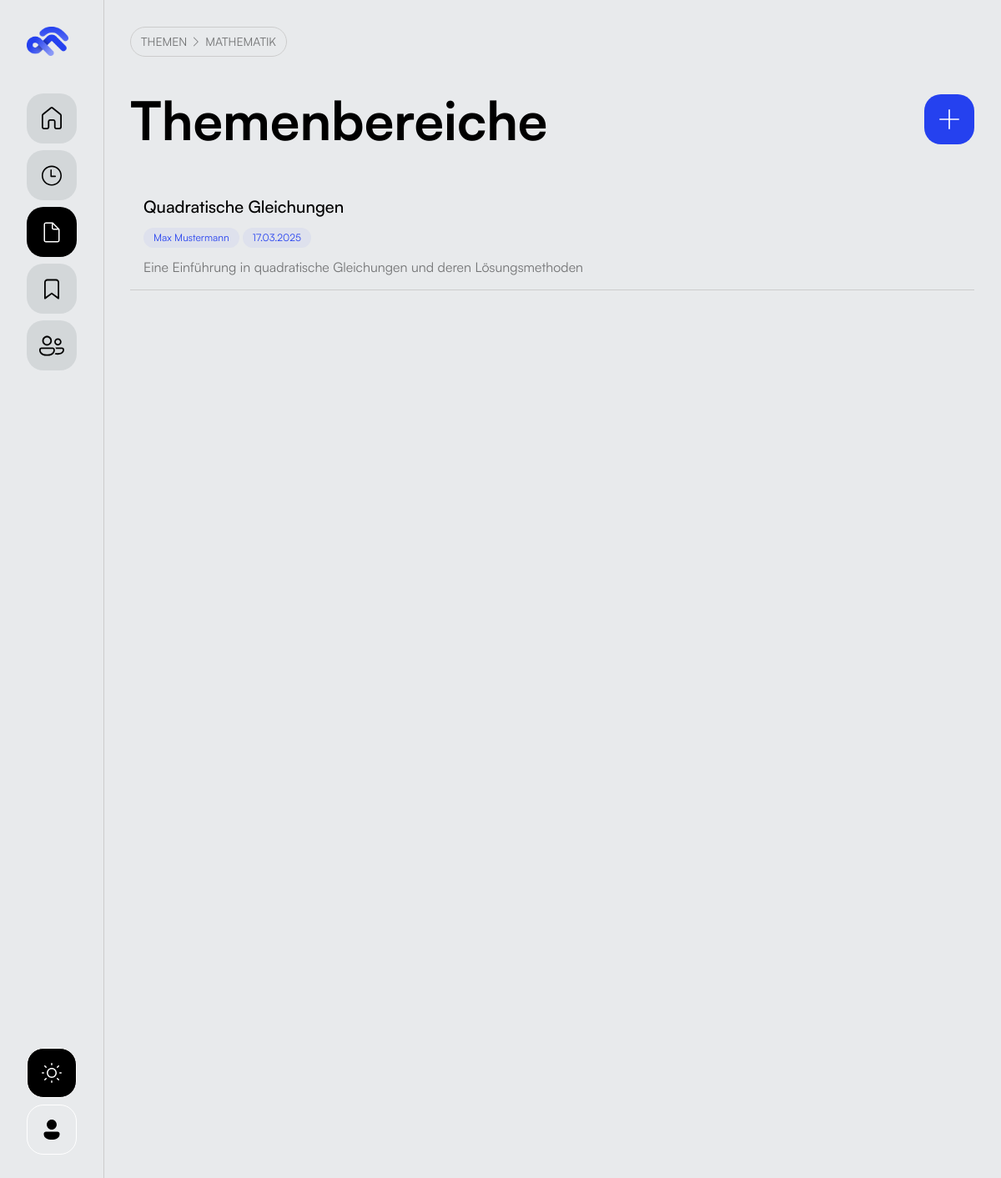
Page /themen/subkategorie/1 on the committed database.
### app/models.py (models this page shows, shortened)
class Category(db.Model):
    __tablename__ = 'categories'
    id = db.Column(db.Integer, primary_key = True)
    name = db.Column(db.String(100), nullable = False)
    description = db.Column(db.Text)
    created_at = db.Column(db.DateTime, default = datetime.utcnow)
    updated_at = db.Column(db.DateTime, default=datetime.utcnow, onupdate = datetime.utcnow)
    subcategories = db.relationship('Subcategory', backref = 'category', lazy = 'dynamic', cascade='all, delete-orphan')

class Article(db.Model):
    __tablename__ = 'articles'
    id = db.Column(db.Integer, primary_key=True)
    title = db.Column(db.String(200), nullable=False)
    description = db.Column(db.Text)
    content = db.Column(db.Text, nullable=False)  # Markdown-Inhalt
    author = db.Column(db.String(100))
    created_at = db.Column(db.DateTime, default=datetime.utcnow)
    updated_at = db.Column(db.DateTime, default=datetime.utcnow, onupdate=datetime.utcnow)
    subcategory_id = db.Column(db.Integer, db.ForeignKey('subcategories.id'), nullable=False)

### app/routes.py (the view)
@app.route("/themen/subkategorie/<int:subkategorie_id>")
def subkategorie_anzeigen(subkategorie_id):
    subkategorie = Subcategory.query.get_or_404(subkategorie_id)
    artikel = subkategorie.articles.all()
    return render_template('subkategorie.html', subkategorie=subkategorie, artikel=artikel)

### app/templates/subkategorie.html (shortened to what this page needs)
{% extends 'base.html' %}
{% block content %}
<div class="breadcrumb">
    <a class="text-breadcrumb" href="{{ url_for('themen') }}">Themen</a>
    <a class="text-breadcrumb" href="{{ url_for('kategorie_anzeigen', kategorie_id=subkategorie.category_id) }}">{{ subkategorie.category.name }}</a>
</div>
<div class="heading_page_wrapper">
    <h1>Themenbereiche</h1>
    <div class="link_icon_wrapper background-dark-blue">
    </div>
</div>
{% if artikel %}
<div class="subcategories_list">
    <div class="subcategories_grid">
        {% for art in artikel %}
            <a href="{{ url_for('artikel_anzeigen', artikel_id=art.id) }}" class="subcategory_card">
                <div class="subcategory_card_inner">
                    <h3>{{ art.title }}</h3>
                    <div class="subcategory_meta_wrapper">
                        {% if art.author %}
                        <div class="subcategory_meta">
                            <span class="text-style-small">{{ art.author }}</span>
                        </div>
                        {% endif %}
                        <div class="subcategory_meta">
                            <span class="text-style-small">{{ art.updated_at.strftime('%d.%m.%Y') }}</span>
                        </div>
                    </div>
                    <p>{{ art.description|default('Keine Beschreibung vorhanden.')|truncate(100) }}</p>
                </div>
            </a>
        {% endfor %}
    </div>
</div>
{% else %}
<div class="empty_state">
    <p>Keine Subkategorien in dieser Kategorie gefunden.</p>
</div>
{% endif %}
{% endblock %}

### app/static/css/styles.css (style rules this page uses)
:root { --primary-blue: #2541EF; --primary-dark: #1a34d9; --primary-muted: rgba(37, 65, 239, 0.1); --primary-light-muted: rgba(37, 65, 239, 0.05); --black: #000; --white: #fff; --lightest-grey: #E8EAEC; --light-hover-grey: #e6e6e6; --lighter-grey: #D3D7D9; --light-grey: #ccc; --dark-grey: rgba(0,0,0, 0.5); }
* { margin: 0; padding: 0; box-sizing: border-box; text-decoration: none; }
a { color: var(--black); }
html, body { scroll-behavior: smooth; width: 100%; height: 100%; }
body { font-family: 'Satoshi (Local)', Arial, sans-serif; font-weight: 400; background-color: var(--lightest-grey); color: var(--black); margin: 0; padding: 0; display: flex; overflow-x: hidden; }
h1 { font-size: 4rem; font-weight: 700; }
h3 { font-size: 20px; font-weight: 500; }
p { color: var(--dark-grey); font-size: 1rem; font-weight: 400; }
.text-style-small { font-size: 12px; font-weight: 300; }
.link_icon_wrapper { display: flex; width: 60px; height: 60px; align-items: center; justify-content: center; background-color: var(--lighter-grey); border-radius: 20px; color: var(--black); cursor: pointer; }
.link_icon_wrapper.background-dark-blue { background-color: var(--primary-blue); color: var(--white); transition: background-color 0.2s ease-in-out; }
.heading_page_wrapper { display: flex; flex-direction: row; align-items: center; justify-content: space-between; width: 100%; padding: 2rem 0; }
.subcategories_list { display: flex; flex-direction: column; width: 100%; height: 100%; gap: 2rem; }
.subcategories_grid { display: flex; flex-direction: column; width: 100%; height: 100%; }
.subcategory_card { width: 100%; padding: 1rem; border-bottom: 1px solid var(--light-grey); background-color: transparent; }
.subcategory_meta { display: inline-flex; justify-content: center; align-items: center; padding: 4px 12px; background-color: var(--primary-light-muted); color: var(--primary-blue); border-radius: 40px; }
.subcategory_meta_wrapper { display: flex; flex-direction: row; gap: 4px; }
.subcategory_card_inner { display: flex; flex-direction: column; gap: 12px; }
.breadcrumb { display: inline-flex; flex-direction: row; padding: 8px 12px; border: 1px solid var(--light-grey); border-radius: 40px; gap: 0.5rem; align-items: center; color: var(--dark-grey); }
.text-breadcrumb { font-size: 14px; font-weight: 400; color: var(--dark-grey); text-transform: uppercase; }

### rows in the picture
Category: category.name "MATHEMATIK"
Article: title "Quadratische Gleichungen", author "Max Mustermann", updated_at "17.03.2025", description "Eine Einführung in quadratische Gleichungen und deren Lösungsmethoden"
